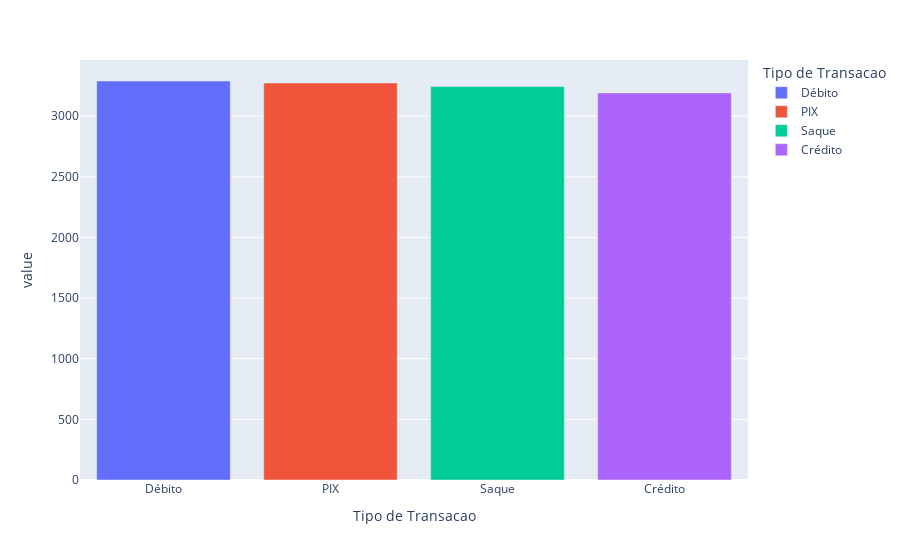

Write notebook code for a chart like this one.
### Code cell
px.bar(contadem_tipo_transacao,color=contadem_tipo_transacao.index)

### Figure 1 — Plotly figure (JSON) as saved in the notebook; plotly's stock layout.template omitted (floating-point values rounded to 4 significant figures)
{"data": [{"hovertemplate": "Tipo de Transacao=%{x}<br>value=%{y}<extra></extra>", "legendgroup": "Débito", "marker": {"color": "#636efa", "pattern": {"shape": ""}}, "name": "Débito", "orientation": "v", "showlegend": true, "textposition": "auto", "type": "bar", "x": ["Débito"], "xaxis": "x", "y": [3290], "yaxis": "y"}, {"hovertemplate": "Tipo de Transacao=%{x}<br>value=%{y}<extra></extra>", "legendgroup": "PIX", "marker": {"color": "#EF553B", "pattern": {"shape": ""}}, "name": "PIX", "orientation": "v", "showlegend": true, "textposition": "auto", "type": "bar", "x": ["PIX"], "xaxis": "x", "y": [3274], "yaxis": "y"}, {"hovertemplate": "Tipo de Transacao=%{x}<br>value=%{y}<extra></extra>", "legendgroup": "Saque", "marker": {"color": "#00cc96", "pattern": {"shape": ""}}, "name": "Saque", "orientation": "v", "showlegend": true, "textposition": "auto", "type": "bar", "x": ["Saque"], "xaxis": "x", "y": [3244], "yaxis": "y"}, {"hovertemplate": "Tipo de Transacao=%{x}<br>value=%{y}<extra></extra>", "legendgroup": "Crédito", "marker": {"color": "#ab63fa", "pattern": {"shape": ""}}, "name": "Crédito", "orientation": "v", "showlegend": true, "textposition": "auto", "type": "bar", "x": ["Crédito"], "xaxis": "x", "y": [3192], "yaxis": "y"}], "layout": {"barmode": "relative", "legend": {"title": {"text": "Tipo de Transacao"}, "tracegroupgap": 0}, "margin": {"t": 60}, "xaxis": {"anchor": "y", "categoryarray": ["Débito", "PIX", "Saque", "Crédito"], "categoryorder": "array", "domain": [0, 1], "title": {"text": "Tipo de Transacao"}}, "yaxis": {"anchor": "x", "domain": [0, 1], "title": {"text": "value"}}}}
